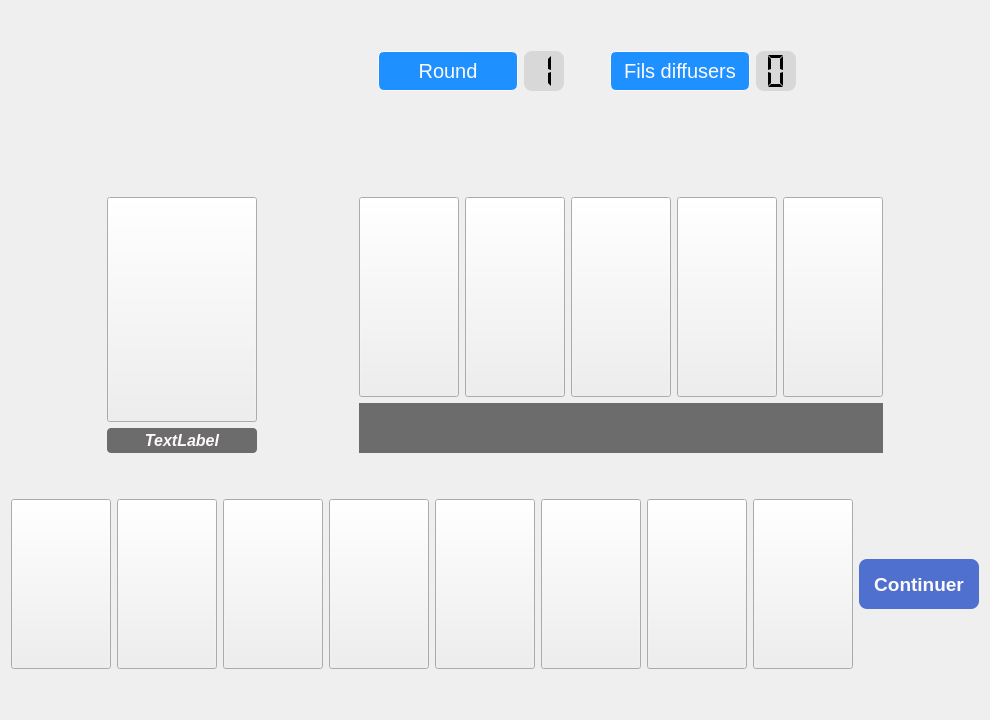
      <widget class="QWidget" name="board">
       <layout class="QVBoxLayout" name="verticalLayout_5">
        <item>
         <spacer name="verticalSpacer_11">
          <property name="orientation">
           <enum>Qt::Vertical</enum>
          </property>
          <property name="sizeHint" stdset="0">
           <size>
            <width>20</width>
            <height>40</height>
           </size>
          </property>
         </spacer>
        </item>
        <item>
         <layout class="QVBoxLayout" name="verticalLayout_4">
          <property name="bottomMargin">
           <number>0</number>
          </property>
          <item>
           <layout class="QHBoxLayout" name="horizontalLayout_10">
            <item>
             <spacer name="horizontalSpacer_15">
              <property name="orientation">
               <enum>Qt::Horizontal</enum>
              </property>
              <property name="sizeHint" stdset="0">
               <size>
                <width>40</width>
                <height>20</height>
               </size>
              </property>
             </spacer>
            </item>
            <item>
             <spacer name="horizontalSpacer_11">
              <property name="orientation">
               <enum>Qt::Horizontal</enum>
              </property>
              <property name="sizeHint" stdset="0">
               <size>
                <width>40</width>
                <height>20</height>
               </size>
              </property>
             </spacer>
            </item>
            <item>
             <widget class="QLabel" name="label">
              <property name="minimumSize">
               <size>
                <width>140</width>
                <height>0</height>
               </size>
              </property>
              <property name="styleSheet">
               <string notr="true">QLabel
{
	border: 1px solid snow;
	border-radius: 6px;
	background-color:DodgerBlue ;
	color:snow;
	font-size:20px;
}</string>
              </property>
              <property name="text">
               <string>Round</string>
              </property>
              <property name="alignment">
               <set>Qt::AlignCenter</set>
              </property>
             </widget>
            </item>
            <item>
             <widget class="QLCDNumber" name="round">
              <property name="minimumSize">
               <size>
                <width>40</width>
                <height>40</height>
               </size>
              </property>
              <property name="autoFillBackground">
               <bool>false</bool>
              </property>
              <property name="styleSheet">
               <string notr="true">background-color: rgba(200,200,200,0.6);
border-radius: 8px</string>
              </property>
              <property name="frameShape">
               <enum>QFrame::Box</enum>
              </property>
              <property name="frameShadow">
               <enum>QFrame::Raised</enum>
              </property>
              <property name="lineWidth">
               <number>0</number>
              </property>
              <property name="digitCount">
               <number>1</number>
              </property>
              <property name="mode">
               <enum>QLCDNumber::Dec</enum>
              </property>
              <property name="segmentStyle">
               <enum>QLCDNumber::Flat</enum>
              </property>
              <property name="intValue" stdset="0">
               <number>1</number>
              </property>
             </widget>
            </item>
            <item>
             <spacer name="horizontalSpacer_16">
              <property name="orientation">
               <enum>Qt::Horizontal</enum>
              </property>
              <property name="sizeType">
               <enum>QSizePolicy::Minimum</enum>
              </property>
              <property name="sizeHint" stdset="0">
               <size>
                <width>40</width>
                <height>20</height>
               </size>
              </property>
             </spacer>
            </item>
            <item>
             <widget class="QLabel" name="label_2">
              <property name="minimumSize">
               <size>
                <width>140</width>
                <height>0</height>
               </size>
              </property>
              <property name="styleSheet">
               <string notr="true">QLabel
{
	border: 1px solid snow;
	border-radius: 6px;
	background-color:DodgerBlue ;
	color:snow;
	font-size:20px;
}</string>
              </property>
              <property name="text">
               <string>Fils diffusers</string>
              </property>
              <property name="alignment">
               <set>Qt::AlignCenter</set>
              </property>
             </widget>
            </item>
            <item>
             <widget class="QLCDNumber" name="defusing">
              <property name="minimumSize">
               <size>
                <width>40</width>
                <height>40</height>
               </size>
              </property>
              <property name="styleSheet">
               <string notr="true">background-color: rgba(200,200,200,0.6);
border-radius: 8px</string>
              </property>
              <property name="lineWidth">
               <number>0</number>
              </property>
              <property name="smallDecimalPoint">
               <bool>false</bool>
              </property>
              <property name="digitCount">
               <number>1</number>
              </property>
              <property name="mode">
               <enum>QLCDNumber::Dec</enum>
              </property>
              <property name="segmentStyle">
               <enum>QLCDNumber::Flat</enum>
              </property>
              <property name="intValue" stdset="0">
               <number>0</number>
              </property>
             </widget>
            </item>
            <item>
             <spacer name="horizontalSpacer_12">
              <property name="orientation">
               <enum>Qt::Horizontal</enum>
              </property>
              <property name="sizeHint" stdset="0">
               <size>
                <width>20</width>
                <height>20</height>
               </size>
              </property>
             </spacer>
            </item>
           </layout>
          </item>
          <item>
           <spacer name="verticalSpacer_9">
            <property name="orientation">
             <enum>Qt::Vertical</enum>
            </property>
            <property name="sizeHint" stdset="0">
             <size>
              <width>20</width>
              <height>40</height>
             </size>
            </property>
           </spacer>
          </item>
          <item>
           <layout class="QHBoxLayout" name="horizontalLayout_11">
            <item>
             <spacer name="horizontalSpacer_13">
              <property name="orientation">
               <enum>Qt::Horizontal</enum>
              </property>
              <property name="sizeHint" stdset="0">
               <size>
                <width>40</width>
                <height>20</height>
               </size>
              </property>
             </spacer>
            </item>
            <item>
             <spacer name="horizontalSpacer_20">
              <property name="orientation">
               <enum>Qt::Horizontal</enum>
              </property>
              <property name="sizeHint" stdset="0">
               <size>
                <width>40</width>
                <height>20</height>
               </size>
              </property>
             </spacer>
            </item>
            <item>
             <spacer name="horizontalSpacer_21">
              <property name="orientation">
               <enum>Qt::Horizontal</enum>
              </property>
              <property name="sizeHint" stdset="0">
               <size>
                <width>40</width>
                <height>20</height>
               </size>
              </property>
             </spacer>
            </item>
            <item>
             <spacer name="horizontalSpacer_14">
              <property name="orientation">
               <enum>Qt::Horizontal</enum>
              </property>
              <property name="sizeHint" stdset="0">
               <size>
                <width>40</width>
                <height>20</height>
               </size>
              </property>
             </spacer>
            </item>
           </layout>
          </item>
         </layout>
        </item>
        <item>
         <spacer name="verticalSpacer_10">
          <property name="orientation">
           <enum>Qt::Vertical</enum>
          </property>
          <property name="sizeHint" stdset="0">
           <size>
            <width>20</width>
            <height>40</height>
           </size>
          </property>
         </spacer>
        </item>
        <item>
         <layout class="QHBoxLayout" name="game_cards">
          <item>
           <spacer name="horizontalSpacer_19">
            <property name="orientation">
             <enum>Qt::Horizontal</enum>
            </property>
            <property name="sizeHint" stdset="0">
             <size>
              <width>40</width>
              <height>20</height>
             </size>
            </property>
           </spacer>
          </item>
          <item>
           <layout class="QVBoxLayout" name="verticalLayout_7">
            <item>
             <widget class="QPushButton" name="role">
              <property name="minimumSize">
               <size>
                <width>150</width>
                <height>225</height>
               </size>
              </property>
              <property name="styleSheet">
               <string notr="true"/>
              </property>
              <property name="text">
               <string/>
              </property>
             </widget>
            </item>
            <item>
             <widget class="QLabel" name="name">
              <property name="sizePolicy">
               <sizepolicy hsizetype="Preferred" vsizetype="Preferred">
                <horstretch>0</horstretch>
                <verstretch>0</verstretch>
               </sizepolicy>
              </property>
              <property name="font">
               <font>
                <pointsize>12</pointsize>
                <weight>75</weight>
                <italic>true</italic>
                <bold>true</bold>
               </font>
              </property>
              <property name="styleSheet">
               <string notr="true">background-color: rgba(20,20,20,0.6); color: snow; border-radius: 4px;</string>
              </property>
              <property name="text">
               <string>TextLabel</string>
              </property>
              <property name="scaledContents">
               <bool>false</bool>
              </property>
              <property name="alignment">
               <set>Qt::AlignCenter</set>
              </property>
              <property name="margin">
               <number>6</number>
              </property>
             </widget>
            </item>
           </layout>
          </item>
          <item>
           <spacer name="horizontalSpacer_10">
            <property name="orientation">
             <enum>Qt::Horizontal</enum>
            </property>
            <property name="sizeHint" stdset="0">
             <size>
              <width>40</width>
              <height>20</height>
             </size>
            </property>
           </spacer>
          </item>
          <item>
           <layout class="QVBoxLayout" name="verticalLayout_13">
            <item>
             <layout class="QHBoxLayout" name="horizontalLayout">
              <property name="sizeConstraint">
               <enum>QLayout::SetMaximumSize</enum>
              </property>
              <item>
               <widget class="QPushButton" name="card3">
                <property name="minimumSize">
                 <size>
                  <width>100</width>
                  <height>200</height>
                 </size>
                </property>
                <property name="maximumSize">
                 <size>
                  <width>100</width>
                  <height>200</height>
                 </size>
                </property>
                <property name="cursor">
                 <cursorShape>PointingHandCursor</cursorShape>
                </property>
                <property name="styleSheet">
                 <string notr="true"/>
                </property>
                <property name="text">
                 <string/>
                </property>
               </widget>
              </item>
              <item>
               <widget class="QPushButton" name="card1">
                <property name="minimumSize">
                 <size>
                  <width>100</width>
                  <height>200</height>
                 </size>
                </property>
                <property name="maximumSize">
                 <size>
                  <width>100</width>
                  <height>200</height>
                 </size>
                </property>
                <property name="cursor">
                 <cursorShape>PointingHandCursor</cursorShape>
                </property>
                <property name="styleSheet">
                 <string notr="true"/>
                </property>
                <property name="text">
                 <string/>
                </property>
               </widget>
              </item>
              <item>
               <widget class="QPushButton" name="card4">
                <property name="minimumSize">
                 <size>
                  <width>100</width>
                  <height>200</height>
                 </size>
                </property>
                <property name="maximumSize">
                 <size>
                  <width>100</width>
                  <height>200</height>
                 </size>
                </property>
                <property name="cursor">
                 <cursorShape>PointingHandCursor</cursorShape>
                </property>
                <property name="styleSheet">
                 <string notr="true"/>
                </property>
                <property name="text">
                 <string/>
                </property>
               </widget>
              </item>
              <item>
               <widget class="QPushButton" name="card2">
                <property name="minimumSize">
                 <size>
                  <width>100</width>
                  <height>200</height>
                 </size>
                </property>
                <property name="maximumSize">
                 <size>
                  <width>100</width>
                  <height>200</height>
                 </size>
                </property>
                <property name="cursor">
                 <cursorShape>PointingHandCursor</cursorShape>
                </property>
                <property name="styleSheet">
                 <string notr="true"/>
                </property>
                <property name="text">
                 <string/>
                </property>
               </widget>
              </item>
              <item>
               <widget class="QPushButton" name="card5">
                <property name="minimumSize">
                 <size>
                  <width>100</width>
                  <height>200</height>
                 </size>
                </property>
                <property name="maximumSize">
                 <size>
                  <width>100</width>
                  <height>200</height>
                 </size>
                </property>
                <property name="cursor">
                 <cursorShape>PointingHandCursor</cursorShape>
                </property>
                <property name="styleSheet">
                 <string notr="true"/>
                </property>
                <property name="text">
                 <string/>
                </property>
               </widget>
              </item>
             </layout>
            </item>
            <item>
             <widget class="QLabel" name="status">
              <property name="minimumSize">
               <size>
                <width>0</width>
                <height>50</height>
               </size>
              </property>
              <property name="maximumSize">
               <size>
                <width>16777215</width>
                <height>50</height>
               </size>
              </property>
              <property name="font">
               <font>
                <family>Noto Sans Lao</family>
                <pointsize>14</pointsize>
                <weight>75</weight>
                <italic>false</italic>
                <bold>true</bold>
                <kerning>true</kerning>
               </font>
              </property>
              <property name="styleSheet">
               <string notr="true">background-color: rgba(20,20,20,0.6); color:orange;
padding-left: 6px;
</string>
              </property>
              <property name="text">
               <string/>
              </property>
              <property name="alignment">
               <set>Qt::AlignLeading|Qt::AlignLeft|Qt::AlignVCenter</set>
              </property>
             </widget>
            </item>
           </layout>
          </item>
          <item>
           <spacer name="horizontalSpacer_18">
            <property name="orientation">
             <enum>Qt::Horizontal</enum>
            </property>
            <property name="sizeHint" stdset="0">
             <size>
              <width>40</width>
              <height>20</height>
             </size>
            </property>
           </spacer>
          </item>
         </layout>
        </item>
        <item>
         <spacer name="verticalSpacer_13">
          <property name="orientation">
           <enum>Qt::Vertical</enum>
          </property>
          <property name="sizeHint" stdset="0">
           <size>
            <width>20</width>
            <height>40</height>
           </size>
          </property>
         </spacer>
        </item>
        <item>
         <layout class="QHBoxLayout" name="game_players">
          <item>
           <layout class="QHBoxLayout" name="horizontalLayout_13"/>
          </item>
          <item>
           <widget class="QPushButton" name="player1">
            <property name="sizePolicy">
             <sizepolicy hsizetype="Fixed" vsizetype="Fixed">
              <horstretch>0</horstretch>
              <verstretch>0</verstretch>
             </sizepolicy>
            </property>
            <property name="minimumSize">
             <size>
              <width>100</width>
              <height>170</height>
             </size>
            </property>
            <property name="cursor">
             <cursorShape>ArrowCursor</cursorShape>
            </property>
            <property name="styleSheet">
             <string notr="true">QPushButton {
color: rgb(238, 238, 236);
font: 75 italic 15pt &quot;Utopia&quot;;
padding-top :120px ;
 text-transform: uppercase;
background-image: url(:tb9.png); border-image: url(:tb9.png) 0 0 0 0 stretch; background-image:no-repeat;
}

QPushButton:hover {
border-width: 2px;
border-color:  snow;
}</string>
            </property>
            <property name="text">
             <string/>
            </property>
           </widget>
          </item>
          <item>
           <widget class="QPushButton" name="player2">
            <property name="sizePolicy">
             <sizepolicy hsizetype="Fixed" vsizetype="Fixed">
              <horstretch>0</horstretch>
              <verstretch>0</verstretch>
             </sizepolicy>
            </property>
            <property name="minimumSize">
             <size>
              <width>100</width>
              <height>170</height>
             </size>
            </property>
            <property name="styleSheet">
             <string notr="true">QPushButton {
color: rgb(238, 238, 236);
font: 75 italic 15pt &quot;Utopia&quot;;
padding-top :120px ;
 text-transform: uppercase;
background-image: url(:tb9.png); border-image: url(:tb9.png) 0 0 0 0 stretch; background-image:no-repeat;
}

QPushButton:hover {
border-width: 2px;
border-color:  snow;
}</string>
            </property>
            <property name="text">
             <string/>
            </property>
           </widget>
          </item>
          <item>
           <widget class="QPushButton" name="player3">
            <property name="sizePolicy">
             <sizepolicy hsizetype="Fixed" vsizetype="Fixed">
              <horstretch>0</horstretch>
              <verstretch>0</verstretch>
             </sizepolicy>
            </property>
            <property name="minimumSize">
             <size>
              <width>100</width>
              <height>170</height>
             </size>
            </property>
            <property name="styleSheet">
             <string notr="true">QPushButton {
color: rgb(238, 238, 236);
font: 75 italic 15pt &quot;Utopia&quot;;
padding-top :120px ;
 text-transform: uppercase;
background-image: url(:tb9.png); border-image: url(:tb9.png) 0 0 0 0 stretch; background-image:no-repeat;
}

QPushButton:hover {
border-width: 2px;
border-color:  snow;
}</string>
            </property>
            <property name="text">
             <string/>
            </property>
           </widget>
          </item>
          <item>
           <widget class="QPushButton" name="player4">
            <property name="sizePolicy">
             <sizepolicy hsizetype="Fixed" vsizetype="Fixed">
              <horstretch>0</horstretch>
              <verstretch>0</verstretch>
             </sizepolicy>
            </property>
            <property name="minimumSize">
             <size>
              <width>100</width>
              <height>170</height>
             </size>
            </property>
            <property name="styleSheet">
             <string notr="true">QPushButton {
color: rgb(238, 238, 236);
font: 75 italic 15pt &quot;Utopia&quot;;
padding-top :120px ;
 text-transform: uppercase;
background-image: url(:tb9.png); border-image: url(:tb9.png) 0 0 0 0 stretch; background-image:no-repeat;
}

QPushButton:hover {
border-width: 2px;
border-color:  snow;
}</string>
            </property>
            <property name="text">
             <string/>
            </property>
           </widget>
          </item>
          <item>
           <widget class="QPushButton" name="player5">
            <property name="sizePolicy">
             <sizepolicy hsizetype="Fixed" vsizetype="Fixed">
              <horstretch>0</horstretch>
              <verstretch>0</verstretch>
             </sizepolicy>
            </property>
            <property name="minimumSize">
             <size>
              <width>100</width>
              <height>170</height>
             </size>
            </property>
            <property name="styleSheet">
             <string notr="true">QPushButton {
color: rgb(238, 238, 236);
font: 75 italic 15pt &quot;Utopia&quot;;
padding-top :120px ;
 text-transform: uppercase;
background-image: url(:tb9.png); border-image: url(:tb9.png) 0 0 0 0 stretch; background-image:no-repeat;
}

QPushButton:hover {
border-width: 2px;
border-color:  snow;
}</string>
            </property>
            <property name="text">
             <string/>
            </property>
           </widget>
          </item>
          <item>
           <widget class="QPushButton" name="player6">
            <property name="sizePolicy">
             <sizepolicy hsizetype="Fixed" vsizetype="Fixed">
              <horstretch>0</horstretch>
              <verstretch>0</verstretch>
             </sizepolicy>
            </property>
            <property name="minimumSize">
             <size>
              <width>100</width>
              <height>170</height>
             </size>
            </property>
            <property name="styleSheet">
             <string notr="true">QPushButton {
color: rgb(238, 238, 236);
font: 75 italic 15pt &quot;Utopia&quot;;
padding-top :120px ;
 text-transform: uppercase;
background-image: url(:tb9.png); border-image: url(:tb9.png) 0 0 0 0 stretch; background-image:no-repeat;
}

QPushButton:hover {
border-width: 2px;
border-color:  snow;
}</string>
            </property>
            <property name="text">
             <string/>
            </property>
           </widget>
          </item>
          <item>
           <widget class="QPushButton" name="player7">
            <property name="sizePolicy">
             <sizepolicy hsizetype="Fixed" vsizetype="Fixed">
              <horstretch>0</horstretch>
              <verstretch>0</verstretch>
             </sizepolicy>
            </property>
            <property name="minimumSize">
             <size>
              <width>100</width>
              <height>170</height>
             </size>
            </property>
            <property name="styleSheet">
             <string notr="true">QPushButton {
color: rgb(238, 238, 236);
font: 75 italic 15pt &quot;Utopia&quot;;
padding-top :120px ;
 text-transform: uppercase;
background-image: url(:tb9.png); border-image: url(:tb9.png) 0 0 0 0 stretch; background-image:no-repeat;
}

QPushButton:hover {
border-width: 2px;
border-color:  snow;
}</string>
            </property>
            <property name="text">
             <string/>
            </property>
           </widget>
          </item>
          <item>
           <widget class="QPushButton" name="player8">
            <property name="sizePolicy">
             <sizepolicy hsizetype="Fixed" vsizetype="Fixed">
              <horstretch>0</horstretch>
              <verstretch>0</verstretch>
             </sizepolicy>
            </property>
            <property name="minimumSize">
             <size>
              <width>100</width>
              <height>170</height>
             </size>
            </property>
            <property name="styleSheet">
             <string notr="true">QPushButton {
color: rgb(238, 238, 236);
font: 75 italic 15pt &quot;Utopia&quot;;
padding-top :120px ;
 text-transform: uppercase;
background-image: url(:tb9.png); border-image: url(:tb9.png) 0 0 0 0 stretch; background-image:no-repeat;
}

QPushButton:hover {
border-width: 2px;
border-color:  snow;
}</string>
            </property>
            <property name="text">
             <string/>
            </property>
           </widget>
          </item>
          <item>
           <widget class="QPushButton" name="roundNext">
            <property name="enabled">
             <bool>true</bool>
            </property>
            <property name="sizePolicy">
             <sizepolicy hsizetype="Expanding" vsizetype="Fixed">
              <horstretch>0</horstretch>
              <verstretch>0</verstretch>
             </sizepolicy>
            </property>
            <property name="minimumSize">
             <size>
              <width>120</width>
              <height>50</height>
             </size>
            </property>
            <property name="maximumSize">
             <size>
              <width>200</width>
              <height>16777215</height>
             </size>
            </property>
            <property name="font">
             <font>
              <pointsize>14</pointsize>
              <weight>75</weight>
              <bold>true</bold>
             </font>
            </property>
            <property name="styleSheet">
             <string notr="true">QPushButton {
background-color: rgba(40,80,200,0.8); border-radius:8px; color: snow;
}

QPushButton:hover {
background-color: rgba(40,80,200,1);
}</string>
            </property>
            <property name="text">
             <string>Continuer</string>
            </property>
            <property name="flat">
             <bool>false</bool>
            </property>
           </widget>
          </item>
          <item>
           <layout class="QHBoxLayout" name="horizontalLayout_14">
            <property name="sizeConstraint">
             <enum>QLayout::SetDefaultConstraint</enum>
            </property>
           </layout>
          </item>
         </layout>
        </item>
        <item>
         <spacer name="verticalSpacer_12">
          <property name="orientation">
           <enum>Qt::Vertical</enum>
          </property>
          <property name="sizeHint" stdset="0">
           <size>
            <width>20</width>
            <height>40</height>
           </size>
          </property>
         </spacer>
        </item>
       </layout>
      </widget>
